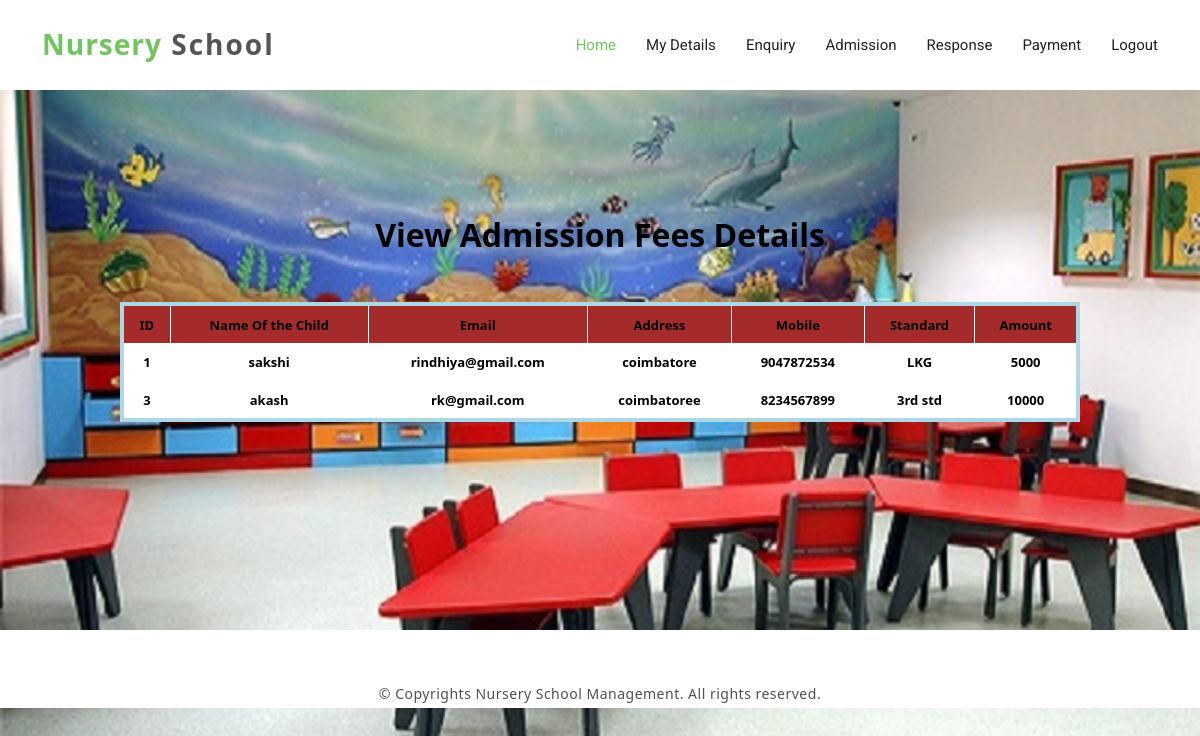
Screenshot of /adpayment.php with the database file from the repository.
### tables this page shows
CREATE TABLE IF NOT EXISTS `payment` (
  `pid` int(50) NOT NULL AUTO_INCREMENT,
  `email` varchar(50) NOT NULL,
  `cname` varchar(50) NOT NULL,
  `addr` varchar(50) NOT NULL,
  `mob` varchar(50) NOT NULL,
  `standard` varchar(50) NOT NULL,
  `amount` varchar(50) NOT NULL,
  PRIMARY KEY (`pid`)
);

### adpayment.php (the view, shortened to what this page needs)
<?php
include("style.php");
include("userheader.php");
?>
<body>
<br>
<br>
<br>
<br>
<br>
<br>
<br>
<br>
<br>
<form action="" method="post" >
<center>
<h2>View Admission Fees Details</h2>
<br>
<br>
	<table border="2" cellspacing="6" class="displaycontent"  width="1000" height="120" style="border:4px solid lightblue;" align="center">
	<tr>
	    <th bgcolor=white><font color=black size=2> ID</font></th>
			<th bgcolor=white><font color=black size=2> Name Of the Child</font></th>
			<th bgcolor=white><font color=black size=2> Email</font></th>
			<th bgcolor=white><font color=black size=2>Address</font></th>
				<th bgcolor=white><font color=black size=2> Mobile</font></th>
			<th bgcolor=white><font color=black size=2>Standard </font></th>
			<th bgcolor=white><font color=black size=2>Amount</font></th>
	</tr>
	<?php
$query = "SELECT * FROM payment ";
	$result = mysql_query($query) or die(mysql_error());
	while($row = mysql_fetch_assoc($result))
		{
 ?>
	<tr>
       <td bgcolor=white><b><font color=black size=2><?php echo $row['pid']; ?></font><b></td>
		<td bgcolor=white><b><font color=black size=2><?php echo $row['cname']; ?></font><b></td>
		<td bgcolor=white><b><font color=black size=2><?php echo $row['email']; ?></font><b></td>
		<td bgcolor=white><b><font color=black size=2><?php echo $row['addr']; ?></font><b></td>
			<td bgcolor=white><b><font color=black size=2><?php echo $row['mob']; ?></font><b></td>
				<td bgcolor=white><b><font color=black size=2><?php echo $row['standard']; ?></font><b></td>
					<td bgcolor=white><b><font color=black size=2><?php echo $row['amount']; ?></font><b></td>
	</tr>
	<?php }  ?>
	</table>
</center>
</form>
<br>
<br>
<br>
<br>
<br>
<br>
<br>
<br>
 <?php
include("footer.php");
?>

### assets/css/style.css (style rules this page uses)
body { background-color: #fff; color: #333; }
h1, h2, h3, h4, h5, h6 { margin: 0; }
h2 { color: #000; font-weight: 600; }

### adpayment.php (style rules this page uses)
body { background-image: url('us.jpg'); background-repeat: no-repeat; background-attachment: fixed; background-size: 100% 100%; color: white; }
h2 { text-align: center; }
table { width: 80%; margin: 0 auto; border-collapse: collapse; border: 2px solid lightblue; }
th, td { border: 1px solid white; padding: 8px; text-align: center; font-size: 16px; }
th { background-color: brown; color: black; }
tr:nth-child(even) { background-color: #444; }
tr:nth-child(odd) { background-color: #222; }

### rows the page displays
payment: pid "1", cname "sakshi", email "rindhiya@gmail.com", addr "coimbatore", mob "9047872534", standard "LKG", amount "5000"
payment: pid "3", cname "akash", email "rk@gmail.com", addr "coimbatoree", mob "8234567899", standard "3rd std", amount "10000"
